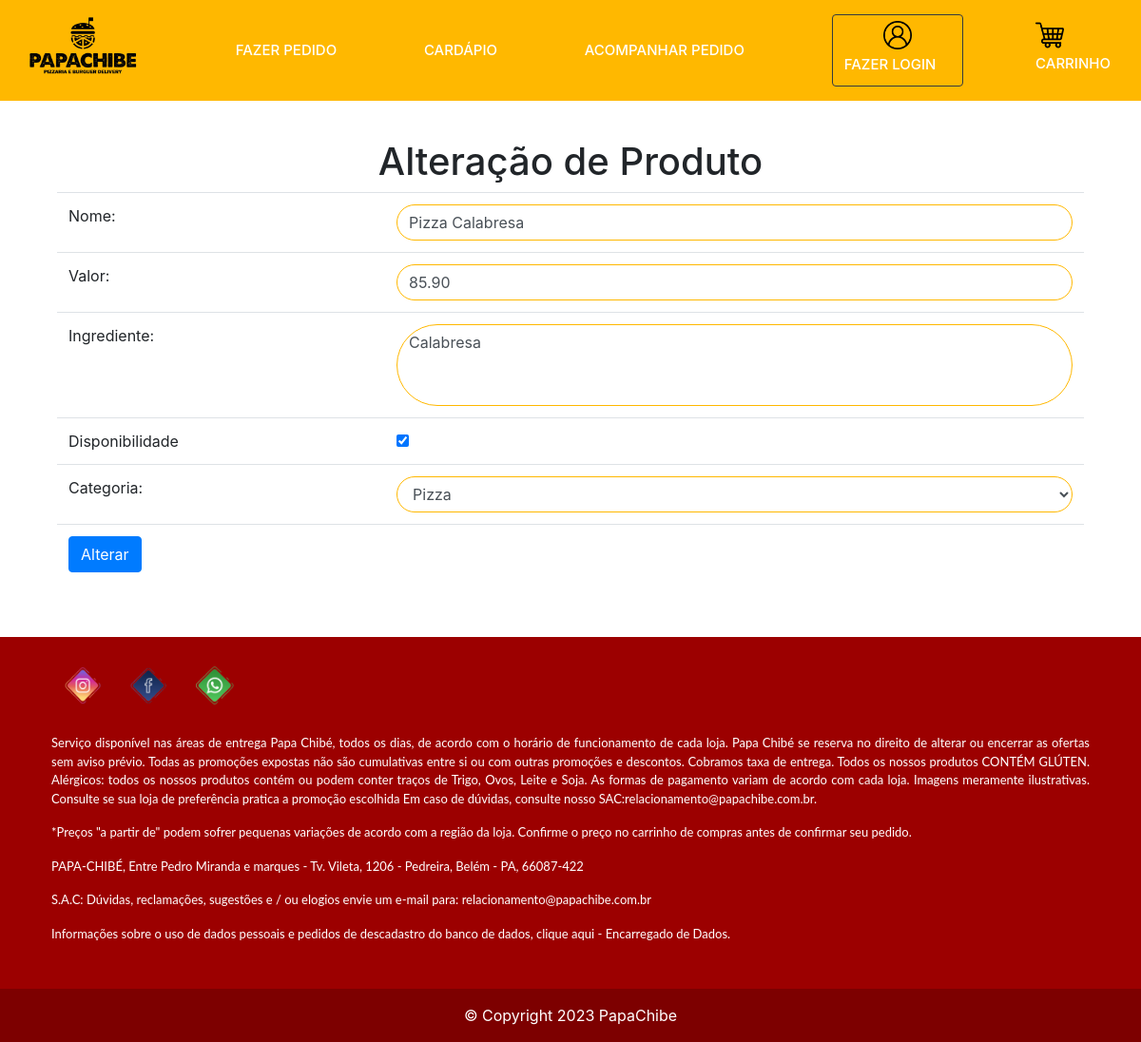
/produtoAlteraFormulario.php?cdproduto=1, run on the app's committed database.
### tables this page shows
create table tb_produto
(
	cdproduto int auto_increment primary key,
    nome varchar(100) not null,
    ingrediente varchar(120) not null,
    valor decimal(4,2) not null,
    categoriaid int,
    disponibilidade boolean default false not null
);

### bancoProduto.php (called while the page is built, shortened)
<?php
function buscaProduto($conexao, $cdproduto)
{
	$query = "select * from tb_produto where cdproduto={$cdproduto}";
	$resultado = mysqli_query($conexao, $query);
	$produto = mysqli_fetch_assoc($resultado);
	return $produto;
}

### bancoCategoria.php (called while the page is built, shortened)
<?php
function listaCategorias($conexao)
{
	$categorias = array();
	$query = "select * from tb_categoria;";
	$resultado = mysqli_query($conexao, $query);
	while ($categoria = mysqli_fetch_assoc($resultado)) {
		array_push($categorias, $categoria);
	}
	return $categorias;
}

### produtoAlteraFormulario.php (the view, shortened to what this page needs)
<?php
include("navBar.php");
include("conexao.php");
include("bancoCategoria.php");
include("bancoProduto.php");
$categorias = listaCategorias($conexao);
$cdproduto = $_GET['cdproduto'];
$produto = buscaProduto($conexao, $cdproduto);
$disponibilidade = $produto['disponibilidade'] ? "checked='checked'" : "";
?>
<h1>Alteração de Produto</h1>
<form action="logicaAlteraProduto.php" method="post">
	<table class="table">
		<tr>
			<td>Nome: </td>
			<td><input class="form-control" type="text" name="nome" value="<?= $produto['nome'] ?>"></td>
		</tr>
		<tr>
			<td>Valor: </td>
			<td><input class="form-control" type="number" name="valor" step="0.01" value="<?= $produto['valor'] ?>"></td>
		</tr>
		<tr>
			<td>Ingrediente: </td>
			<td><textarea class="form-control" name="ingrediente" rows="3"
					style="resize: none;"><?= $produto['ingrediente'] ?></textarea></td>
		</tr>
		<tr>
			<td>Disponibilidade</td>
			<td>
				<input type="checkbox" name="disponibilidade" <?= $disponibilidade ?> value="true">
			</td>
		</tr>
		<tr>
			<td>Categoria: </td>
			<td>
				<select name="categoriaid" class="form-control">
					<?php foreach ($categorias as $categoria) {
						$ehACategoriaSelecionada = $produto['categoriaid'] == $categoria['cdcategoria'];
						$selecao = $ehACategoriaSelecionada ? "selected='selected'" : "";
						?>
						<option value="<?= $categoria['cdcategoria'] ?>" <?= $selecao ?>>
							<?= $categoria['nome'] ?>
						</option>
						<?php
					}
					?>
				</select>
			</td>
		</tr>
		<tr>
			<td colspan="2"><button class="btn btn-primary" type="submit">Alterar</button></td>
		</tr>
	</table>
</form>
<?php include("rodape.php") ?>

### navBar.php (style rules this page uses)
body { background-image: url('img/background.png'); }
.form-control { border-radius: 50px; border-color: #FFB800; }
table { text-align: left; }

### data on the page
tb_produto: nome "Pizza Calabresa", valor "85.90", ingrediente "Calabresa"

### other printed values
form field categoriaid "Pizza"
